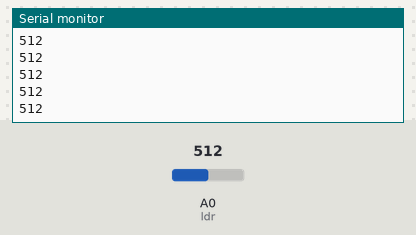
Simulated run of this sketch. Board: Arduino Uno, built with avr-gcc and run on an emulated ATmega328P. Shown: the last lines printed to the serial monitor. The test bench sets the inputs (shaded band); at power-on: A0 (ldr) = 512.

Above: at 1.2 s.
1.3 s: A0 (ldr) set to 490
At 1.8 s:
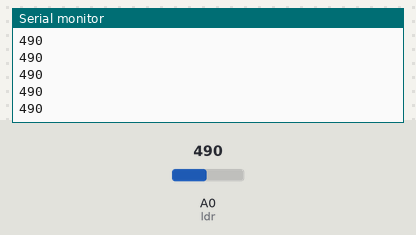
2.8 s: A0 (ldr) set to 510
At 3.7 s:
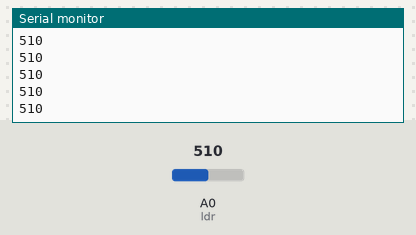
Timing chart, 0 to 5.8 s (numbered marks = the images above; inputs shaded):
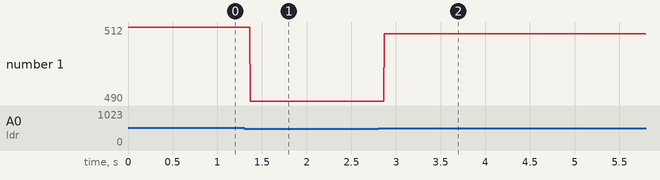

The sketch:

9ldr_display.ino
```cpp
/*Ldr y display*/

int a=9;
int b=2;
int c=3;
int d=4;
int e=5;
int f=6;
int g=7;
int p=8;

int ldr=A0;
int estadoldr;

void setup()
{
  pinMode( ldr, INPUT);
  int segmentos[8]={a, b, c, d, e, f, g, p};
  for (int i = 0; i<7; i ++){
  pinMode(segmentos, OUTPUT);
  digitalWrite(segmentos, LOW);
  }
  byte numeros[4] [8] =
    {
     { 0,1,1,0,0,0,0,0 },    // 1
     { 1,1,0,1,1,0,1,0 },    // 2
     { 1,1,1,1,0,0,1,0 },    // 3
     { 0,0,1,0,0,1,1,0 },    // 4
    };
    Serial.begin(9600);
}

void loop()
{
  estadoldr=analogRead(ldr);
  Serial.println(estadoldr);
  if (estadoldr<500)

  {
    digitalWrite(a, LOW);
    digitalWrite(b, HIGH);
    digitalWrite(c, HIGH);
    digitalWrite(d, LOW);
    digitalWrite(e, LOW);
    digitalWrite(f, LOW);
    digitalWrite(g, LOW);
  }

  if (estadoldr<600 and estadoldr>500)

  {
    digitalWrite(a, HIGH);
    digitalWrite(b, HIGH);
    digitalWrite(c, LOW);
    digitalWrite(d, HIGH);
    digitalWrite(e, HIGH);
    digitalWrite(f, LOW);
    digitalWrite(g, HIGH);
  }

  if (estadoldr<900 and estadoldr>600)

  {
    digitalWrite(a, HIGH);
    digitalWrite(b, HIGH);
    digitalWrite(c, HIGH);
    digitalWrite(d, HIGH);
    digitalWrite(e, LOW);
    digitalWrite(f, LOW);
    digitalWrite(g, HIGH);
  }

  if (estadoldr<1024 and estadoldr>900)

  {
    digitalWrite(a, LOW);
    digitalWrite(b, HIGH);
    digitalWrite(c, HIGH);
    digitalWrite(d, LOW);
    digitalWrite(e, LOW);
    digitalWrite(f, HIGH);
    digitalWrite(g, HIGH);
  }
  /*
  else

  {
    digitalWrite(a, LOW);
    digitalWrite(b, LOW);
    digitalWrite(c, LOW);
    digitalWrite(d, LOW);
    digitalWrite(e, LOW);
    digitalWrite(f, LOW);
    digitalWrite(g, LOW);
  }

  /*else
  {
    digitalWrite(segmentos, LOW);
  }
    if (estadoldr== 1018)
  {
    display(1, 0, 1, 1, 0, 1, 1, 0);
  }
  else
  {
    digitalWrite(segmentos, LOW);
  }
      if (estadoldr== 1018)
  {
    display(1, 0, 1, 1, 0, 1, 1, 0);
  }
  else
  {
    digitalWrite(segmentos, LOW);
  }
}
*/
}
```

Measured:
- after the input at 1.3 s, the serial monitor: prints a new line after 0.07 s (image 1)
- after the input at 2.8 s, the serial monitor: prints a new line after 0.07 s (image 2)
- plotted number 1: 512 → 490 after the input at 1.3 s, 490 → 510 after the input at 2.8 s
